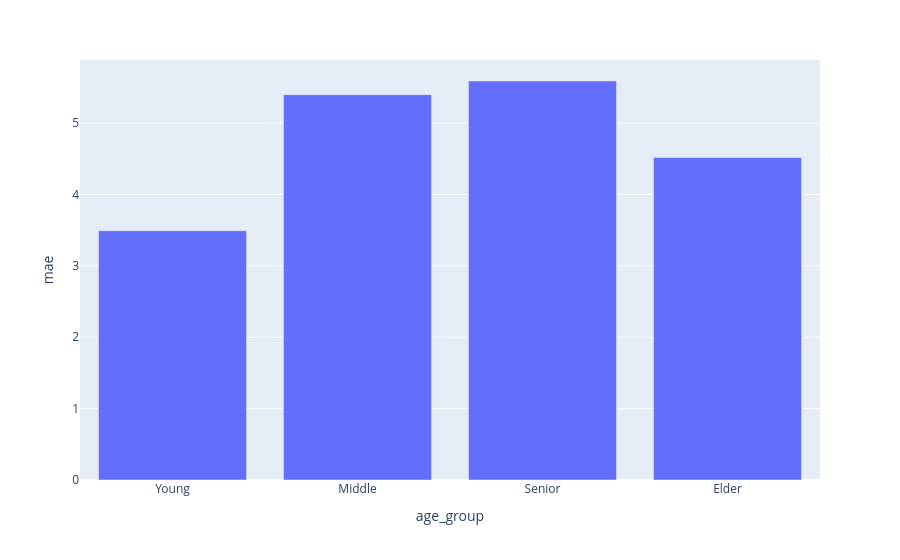

Notebook code for this chart:
### Code cell
# MAE by age group

# separate dataframe in bins
bins = pd.cut(y_test, bins=[17, 30, 45, 60, 90], labels=['Young', 'Middle', 'Senior', 'Elder'])

# store results in a dataframe to compare
results = pd.DataFrame({
    'actual': y_test,
    'predicted': predictions,
    'age_group': bins
})
#calculate absolute error
results['abs_error'] = (results['actual'] - results['predicted']).abs()

# calculate mae per group
mae_by_group = results.groupby('age_group')['abs_error'].mean()
print(mae_by_group)

# create a df for the mae
mae_df = mae_by_group.reset_index()
mae_df.columns = ['age_group', 'mae']

fig = px.bar(mae_df, x='age_group', y='mae')
fig.show()

### Figure 1 — Plotly figure (JSON) as saved in the notebook; plotly's stock layout.template omitted (floating-point values rounded to 4 significant figures)
{"data": [{"hovertemplate": "age_group=%{x}<br>mae=%{y}<extra></extra>", "legendgroup": "", "marker": {"color": "#636efa", "pattern": {"shape": ""}}, "name": "", "orientation": "v", "showlegend": false, "textposition": "auto", "type": "bar", "x": ["Young", "Middle", "Senior", "Elder"], "xaxis": "x", "y": [3.491, 5.397, 5.589, 4.517], "yaxis": "y"}], "layout": {"barmode": "relative", "legend": {"tracegroupgap": 0}, "margin": {"t": 60}, "xaxis": {"anchor": "y", "domain": [0, 1], "title": {"text": "age_group"}}, "yaxis": {"anchor": "x", "domain": [0, 1], "title": {"text": "mae"}}}}
